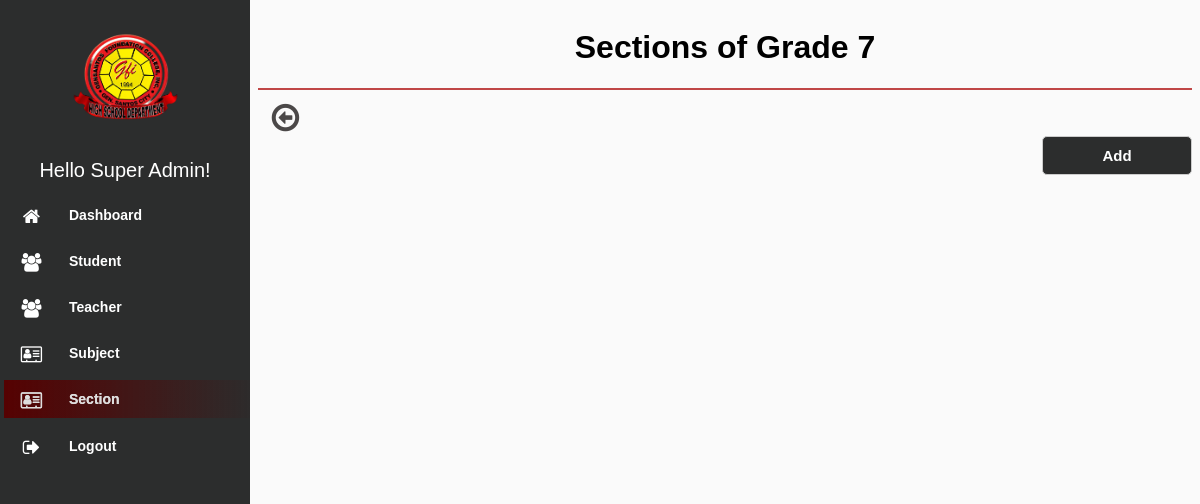
Before: /modules/section/grade.php?grade=7&sy=2025-2026 (signed in) with the older database file.
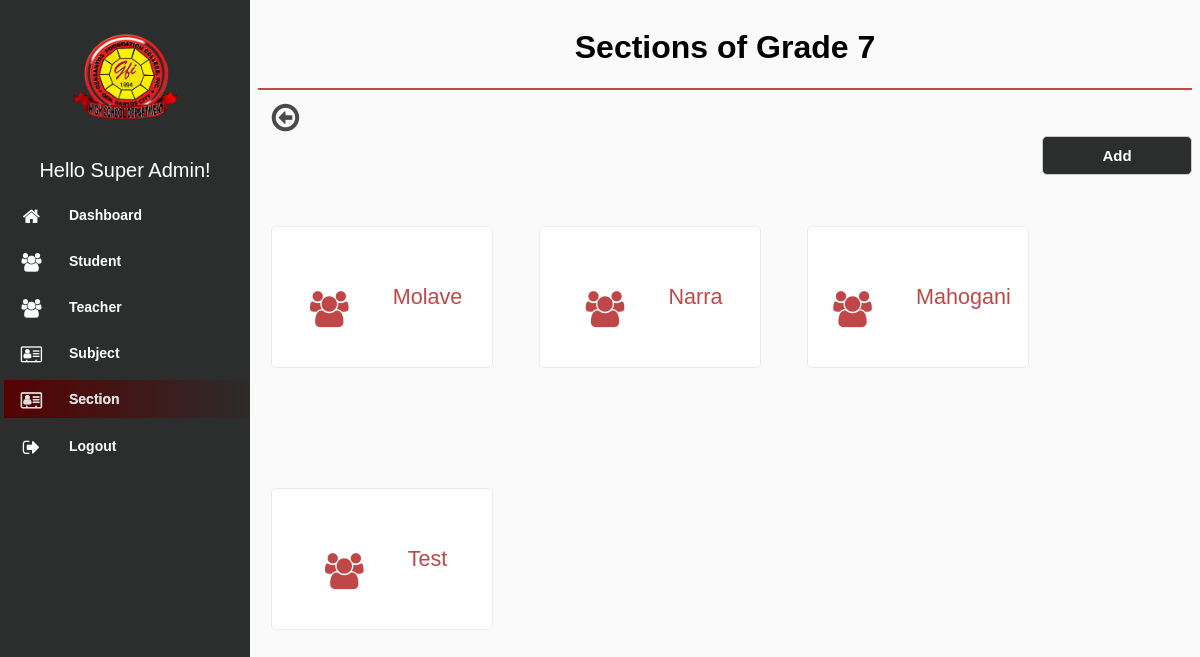
After: the same page with the newer database file.
### tables this page shows
CREATE TABLE `section` (
  `id` int(100) NOT NULL,
  `name` varchar(100) NOT NULL,
  `grade_level` int(5) NOT NULL,
  `teacher_id` varchar(100) NOT NULL,
  `school_year` varchar(100) NOT NULL,
  `del_status` varchar(100) NOT NULL
);

### modules/section/grade.php (the view, shortened to what this page needs)
<!DOCTYPE html>
<html lang="en">
<?php
$page = 'Section';
include "../../db_conn.php";
$sy = $_GET['sy'];
$grade = $_GET['grade'];
 ?>
<head>
    <link rel="stylesheet" type="text/css" href="../../assets/css/font-awesome-4.7.0/css/menu.css">
    <link rel="stylesheet" type="text/css" href="../../assets/css/font-awesome-4.7.0/css/style.css">
    <link rel="stylesheet" type="text/css" href="../../assets/css/font-awesome-4.7.0/css/font-awesome.min.css">
</head>
<body>
<?php include "../../navbar.php"; ?>
<div class="content">
<div class="header">
                <h1><?php if ($page) {echo $page . 's of Grade ' .$grade;} ?></h1>
</div>
<a href="./" class="back"><i class="fa fa-arrow-circle-o-left fa-2x"></i></a>
<div class="search-box">
            <a href="./add.php?grade=<?php echo $grade;?>&sy=<?php echo $sy;?>"><button>Add</button></a>
        </div>
<div  class="row g-3">
<div class="grid-container-dashboard">
<?php
                $squery = mysqli_query($conn, "
                    SELECT s.*, CONCAT(t.first_name, ' ', t.last_name) AS teacher_name
                    FROM section s
                    LEFT JOIN teacher t ON s.teacher_id = t.id
                    WHERE s.del_status != 'deleted' AND s.grade_level = '$grade' AND s.school_year = '$sy'
                    ;
                ");
                while ($row = mysqli_fetch_array($squery)) {
                ?>
<a href="./schedule.php?section=<?php echo $row['id']; ?>&grade=<?php echo $grade; ?>&sy=<?php echo $sy; ?>&quarter=1" class="schedule">
    <div class="box-icon"><i class="fa fa-users"></i></div>
   <span style="font-size: 120%;"> <?php echo $row['name']; ?></span>
</a>
<?php } ?>
</div>
<br>
</div>
</div>
</body>
</html>

Changed rows visible on the page:
now on this page (row edited): section: name "Molave"
now on this page (row edited): section: name "Narra"
now on this page (row edited): section: name "Mahogani"
now on this page (row edited): section: name "Test"
